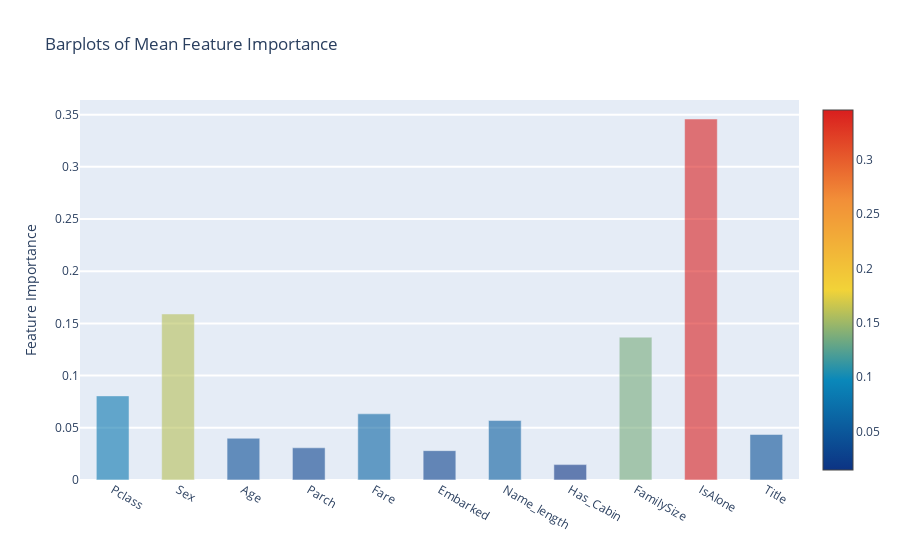

The notebook cell saved with this chart:
### Markdown cell above
**Plotly Barplot of Average Feature Importances**

Having obtained the mean feature importance across all our classifiers, we can plot them into a Plotly bar plot as follows:

### Code cell
y = feature_dataframe['mean'].values
x = feature_dataframe['features'].values
data = [go.Bar(
            x= x,
             y= y,
            width = 0.5,
            marker=dict(
               color = feature_dataframe['mean'].values,
            colorscale='Portland',
            showscale=True,
            reversescale = False
            ),
            opacity=0.6
        )]

layout= go.Layout(
    autosize= True,
    title= 'Barplots of Mean Feature Importance',
    hovermode= 'closest',
#     xaxis= dict(
#         title= 'Pop',
#         ticklen= 5,
#         zeroline= False,
#         gridwidth= 2,
#     ),
    yaxis=dict(
        title= 'Feature Importance',
        ticklen= 5,
        gridwidth= 2
    ),
    showlegend= False
)
fig = go.Figure(data=data, layout=layout)
pyo.iplot(fig, filename='bar-direct-labels')

### Figure 1 — Plotly figure (JSON) as saved in the notebook; plotly's stock layout.template omitted (floating-point values rounded to 4 significant figures)
{"data": [{"marker": {"color": [0.08059, 0.1591, 0.04, 0.03084, 0.06338, 0.02812, 0.05698, 0.01473, 0.1368, 0.3458, 0.04361], "colorscale": [[0, "rgb(12,51,131)"], [0.25, "rgb(10,136,186)"], [0.5, "rgb(242,211,56)"], [0.75, "rgb(242,143,56)"], [1, "rgb(217,30,30)"]], "reversescale": false, "showscale": true}, "opacity": 0.6, "type": "bar", "width": 0.5, "x": ["Pclass", "Sex", "Age", "Parch", "Fare", "Embarked", "Name_length", "Has_Cabin", "FamilySize", "IsAlone", "Title"], "y": [0.08059, 0.1591, 0.04, 0.03084, 0.06338, 0.02812, 0.05698, 0.01473, 0.1368, 0.3458, 0.04361]}], "layout": {"autosize": true, "hovermode": "closest", "showlegend": false, "title": {"text": "Barplots of Mean Feature Importance"}, "yaxis": {"gridwidth": 2, "ticklen": 5, "title": {"text": "Feature Importance"}}}}
